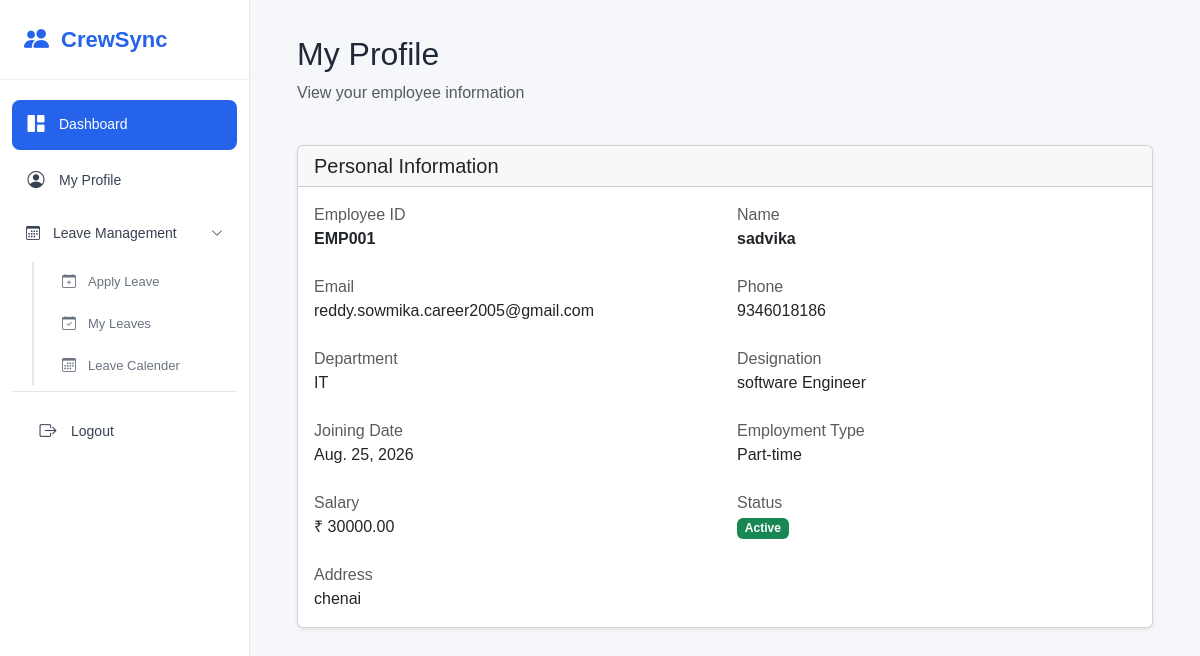
/employee/profile/ (signed in), run on the app's committed database.
### hr/models.py (models this page shows, shortened)
class Employee(models.Model):
    EMPLOYMENT_TYPES = [
        ("Permanent", "Permanent"), #("database_value", "display_value")
        ("Contract", "Contract"),
        ("Part-time", "Part-time"),
        ("Intern", "Intern"),]
    user = models.OneToOneField(User,on_delete=models.CASCADE,null=True,blank=True) # for one user have one employee
    employee_id = models.CharField(max_length=20,unique=True)
    name = models.CharField(max_length=100)
    email = models.EmailField(unique=True)
    phone = models.CharField(max_length=15)
    department = models.ForeignKey(Department,on_delete=models.PROTECT) # we cannot delete any employees present in this dept
    designation = models.ForeignKey(Designation,on_delete=models.PROTECT)# we cannot delete any employees present in this design
    joining_date = models.DateField()
    employment_type = models.CharField(max_length=20,choices=EMPLOYMENT_TYPES)
    salary = models.DecimalField(max_digits=10,decimal_places=2)
    address = models.TextField()
    status = models.BooleanField(default=True)

class Department(models.Model):
    name = models.CharField(max_length=100, unique=True)

class Designation(models.Model):
    name = models.CharField(max_length=100, unique=True)

### employee/views.py (the view)
# urls.py: path("profile/",views.employee_profile,name="my_profile"),
@login_required
def employee_profile(request):
    employee = request.user.employee
    return render(request, "profile.html", {
        "employee": employee, "is_employee": True, })

### templates/profile.html
{% extends "base.html" %}
{% block content %}
<div class="container-fluid">
    <div class="d-flex justify-content-between align-items-center mb-4">
        <div>
            <h2>My Profile</h2>
            <p class="text-muted">
                View your employee information
            </p>
        </div>
    </div>
    <div class="card shadow-sm">
        <div class="card-header">
            <h5 class="mb-0">
                Personal Information
            </h5>
        </div>
        <div class="card-body">
            <div class="row">
                <div class="col-md-6 mb-4">
                    <label class="text-muted">
                        Employee ID
                    </label>
                    <div>
                        <strong>
                            {{ employee.employee_id }}
                        </strong>
                    </div>
                </div>
                <div class="col-md-6 mb-4">
                    <label class="text-muted">
                        Name
                    </label>
                    <div>
                        <strong>
                            {{ employee.name }}
                        </strong>
                    </div>
                </div>
                <div class="col-md-6 mb-4">
                    <label class="text-muted">
                        Email
                    </label>
                    <div>
                        {{ employee.email }}
                    </div>
                </div>
                <div class="col-md-6 mb-4">
                    <label class="text-muted">
                        Phone
                    </label>
                    <div>
                        {{ employee.phone }}
                    </div>
                </div>
                <div class="col-md-6 mb-4">
                    <label class="text-muted">
                        Department
                    </label>
                    <div>
                        {{ employee.department.name }}
                    </div>
                </div>
                <div class="col-md-6 mb-4">
                    <label class="text-muted">
                        Designation
                    </label>
                    <div>
                        {{ employee.designation.name }}
                    </div>
                </div>
                <div class="col-md-6 mb-4">
                    <label class="text-muted">
                        Joining Date
                    </label>
                    <div>
                        {{ employee.joining_date }}
                    </div>
                </div>
                <div class="col-md-6 mb-4">
                    <label class="text-muted">
                        Employment Type
                    </label>
                    <div>
                        {{ employee.employment_type }}
                    </div>
                </div>
                <div class="col-md-6 mb-4">
                    <label class="text-muted">
                        Salary
                    </label>
                    <div>
                        ₹ {{ employee.salary }}
                    </div>
                </div>
                <div class="col-md-6 mb-4">
                    <label class="text-muted">
                        Status
                    </label>
                    <div>
                        {% if employee.status %}
                            <span class="badge bg-success">
                                Active
                            </span>
                        {% else %}
                            <span class="badge bg-danger">
                                Inactive
                            </span>
                        {% endif %}
                    </div>
                </div>
                <div class="col-md-12">
                    <label class="text-muted">
                        Address
                    </label>
                    <div>
                        {{ employee.address }}
                    </div>
                </div>
            </div>
        </div>
    </div>
</div>
{% endblock %}

### static/css/sidebar.css (style rules this page uses)
* { margin: 0; padding: 0; box-sizing: border-box; }
body { font-family: Arial, sans-serif; background-color: #f5f7fb; color: #1f2937; }

### data on the page
Employee: employee_id "EMP001", name "sadvika", email "reddy.sowmika.career2005@gmail.com", phone "9346018186", department.name "IT", designation.name "software Engineer", joining_date "Aug. 25, 2026", employment_type "Part-time", salary "30000.00", address "chenai"
